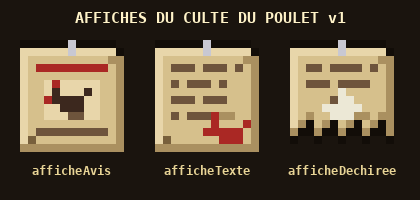

Generate this figure with Python:
"""Affiches parchemin du culte du poulet v1 (Thomas, 2026-11-24 : « des affiches RP, pas interactives » ; « Ok » pour
les six textes). Du décor accroché aux murs du haut : on les touche pour les lire, rien de plus.

Six affiches, trois dessins (13 × 14, punaisées dans la case de mur) :
  avis      : l'avis de recherche (un poulet dessiné, « RECHERCHÉ » en gros trait rouge) ;
  texte     : sermon, règlement, annonce, note du garde (lignes d'écriture, un petit poulet en tampon) ;
  dechiree  : la chronique arrachée (bas en dents de scie, une lune-œuf dessinée).

  python3 art/affiches_v1.py          → art/affiches_v1.png
  python3 art/affiches_v1.py export   → src/render/sprites/affiches.ts
"""
import os
import sys

sys.path.insert(0, os.path.dirname(os.path.abspath(__file__)))
from PIL import Image, ImageDraw  # noqa: E402

from pix import font, up  # noqa: E402
from dortoir_v2 import Sprite, C  # noqa: E402
from export_jeu_v4 import write  # noqa: E402

C.update({
    "parch": (214, 192, 140, 255), "parch_l": (232, 214, 170, 255), "parch_d": (170, 144, 96, 255), "parch_dd": (120, 96, 60, 255),
    "ink": (60, 40, 30, 255), "ink_l": (110, 84, 60, 255), "red": (170, 40, 36, 255), "pin": (200, 200, 210, 255),
    "egg": (236, 232, 214, 255),
})
W, H = 13, 14


def sheet(torn=False):
    s = Sprite(W, H)
    s.r(0, 1, W, H - 1, "parch").r(0, 1, W, 1, "parch_l").r(0, 1, 1, H - 1, "parch_l")
    s.r(W - 1, 1, 1, H - 1, "parch_d").r(0, H - 1, W, 1, "parch_d")
    # Coins cornés, taches d'humidité.
    s.p(W - 1, 1, (0, 0, 0, 0)).p(W - 2, 2, "parch_d").p(1, H - 2, "parch_dd").p(8, 9, "parch_d").p(9, 9, "parch_d")
    if torn:
        for x in range(W):
            cut = 2 + (x * 7) % 3
            s.r(x, H - cut, 1, cut, (0, 0, 0, 0))
            s.p(x, H - cut - 1, "parch_d")
    # La punaise.
    s.r(W // 2, 0, 1, 2, "pin")
    return s


def tiny_chicken(s, x, y, c="ink"):
    s.r(x, y + 1, 3, 2, c).p(x - 1, y, c).p(x - 1, y + 1, c).p(x + 3, y, c).p(x - 2, y + 1, "red").p(x - 1, y - 1, "red")


def avis():
    s = sheet()
    # « RECHERCHÉ » : un gros trait rouge, puis le portrait, puis deux lignes.
    s.r(2, 3, 9, 1, "red")
    s.r(3, 5, 7, 5, "parch_l")
    tiny_chicken(s, 5, 6, "ink")
    s.p(6, 9, "ink_l").p(7, 9, "ink_l")
    s.r(2, 11, 9, 1, "ink_l")
    return s.done()


def texte():
    s = sheet()
    for i, y in enumerate((3, 5, 7, 9)):
        w = [9, 7, 8, 5][i]
        for x in range(2, 2 + w):
            if (x * 5 + y) % 4 != 0:
                s.p(x, y, "ink_l")
    tiny_chicken(s, 8, 10, "red")
    return s.done()


def dechiree():
    s = sheet(torn=True)
    for y in (3, 5):
        for x in range(2, 11):
            if (x * 3 + y) % 5 != 0:
                s.p(x, y, "ink_l")
    # La lune-œuf.
    s.r(5, 7, 3, 3, "egg").p(4, 8, "egg").p(8, 8, "egg").p(6, 6, "egg").p(5, 7, "ink_l")
    return s.done()


SPRITES = {"afficheAvis": avis, "afficheTexte": texte, "afficheDechiree": dechiree}


def main():
    sheet_im = Image.new("RGB", (420, 200), (26, 20, 14))
    d = ImageDraw.Draw(sheet_im)
    d.text((210, 18), "AFFICHES DU CULTE DU POULET v1", fill=(255, 243, 200), font=font(15), anchor="mm")
    for i, (name, fn) in enumerate(SPRITES.items()):
        im = up(fn().img(), 8)
        sheet_im.paste(im, (20 + i * 135, 40), im)
        d.text((20 + i * 135 + 52, 170), name, fill=(232, 212, 150), font=font(12), anchor="mm")
    out = os.path.join(os.path.dirname(os.path.abspath(__file__)), "affiches_v1.png")
    sheet_im.save(out)
    print("art/affiches_v1.png", sheet_im.size)


if __name__ == "__main__":
    if len(sys.argv) > 1 and sys.argv[1] == "export":
        os.chdir(os.path.join(os.path.dirname(os.path.abspath(__file__)), ".."))
        write("src/render/sprites/affiches.ts", "AFFICHES",
              "Affiches parchemin du culte du poulet (art/affiches_v1.png, Thomas 2026-11-24) : avis de recherche, texte, chronique déchirée.",
              {k: fn().img() for k, fn in SPRITES.items()})
    else:
        main()
